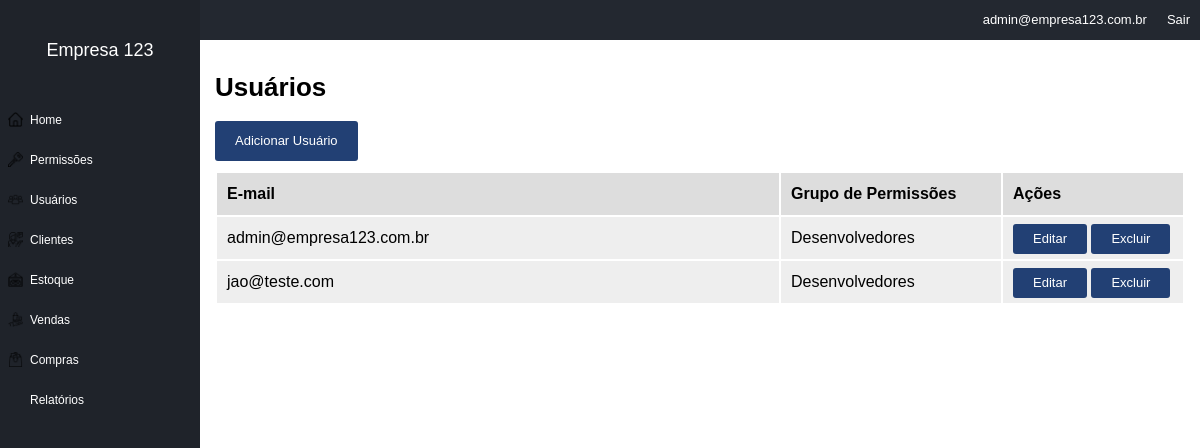
The app's page /users (signed in) with its own data.
### tables this page shows
CREATE TABLE IF NOT EXISTS `users` (
  `id` int(11) NOT NULL AUTO_INCREMENT,
  `id_company` int(11) NOT NULL,
  `email` varchar(50) NOT NULL,
  `password` varchar(32) NOT NULL,
  `id_group` int(11) NOT NULL DEFAULT 0,
  PRIMARY KEY (`id`)
);

CREATE TABLE IF NOT EXISTS `permission_groups` (
  `id` int(11) NOT NULL AUTO_INCREMENT,
  `id_company` int(11) NOT NULL,
  `name` varchar(50) NOT NULL,
  `params` varchar(200) NOT NULL,
  PRIMARY KEY (`id`)
);

### core/controller.php (called while the page is built, shortened)
<?php
class controller{
    public function loadTemplate($viewName, $viewData = array()){
        include 'views/template.php';
    }
    public function loadViewInTemplate($viewName, $viewData = array()){
        extract($viewData);
        include 'views/'.$viewName.'.php';
    }
}
?>

### core/core.php (called while the page is built, shortened)
<?php
class Core{
    public function run(){
        $url = explode("index.php",$_SERVER['PHP_SELF']);
        $url = end($url);
        $params = array();
      if (!empty($url)){
          $url = explode('/', $url);
          array_shift($url);
          array_shift($url);
          if (isset($url[0])){
              $currentAction = $url[0];
              array_shift($url);
          } else {
              $currentAction='index';
          }
      }else{
          $currentController = 'homeController';
          $currentAction= 'index';
      }
        require_once 'core/controller.php';
      $c =new $currentController();
      call_user_func_array(array($c, $currentAction),$params);
    }
}
?>

### index.php (called while the page is built, shortened)
<?php
require 'config.php';
$core = new Core();
$core -> run();
?>

### core/model.php (called while the page is built, shortened)
<?php
class model{
    public function __construct(){
        global $config;
        $this->db = new PDO("mysql:dbname=".$config['dbname'].';host='.$config['host'],$config['dbuser'],$config['dbpass']);
    }
}
?>

### config.php (called while the page is built, shortened)
<?php
$config = array();
if (ENVIRONMENT == "development"){
    $config['dbname'] = 'contaazul';
    $config['host']= 'localhost';
    $config['dbuser']= 'root';
    $config['dbpass']= '';
}else{
    $config['dbname'] = 'contaazul';
    $config['host']= 'localhost';
    $config['dbuser']= 'root';
    $config['dbpass']= '';
}

### models/Users.php (called while the page is built, shortened)
<?php
class Users extends model {
    private $userInfo;
    public function setLoggedUser(){
        if(isset($_SESSION['ccUser'] )&& !empty($_SESSION['ccUser'])){
           $id = $_SESSION['ccUser'];
           $sql = $this->db->prepare("SELECT * FROM users WHERE id = :id");
           $sql->bindValue(':id', $id);
           $sql->execute();
           if($sql->rowCount() > 0){
                $this->userInfo = $sql->fetch();
           }
        }
    }
    public function getCompany(){
        if(isset($this->userInfo['id_company'])){
             return $this->userInfo['id_company'];
        }else{
            return 0;
        }
    }
    public function getList($id_company){
        $array = array();
        $sql = $this->db->prepare("
            SELECT
                users.id,
                users.email,
                permission_groups.name
            FROM users
            LEFT JOIN permission_groups ON permission_groups.id = users.id_group
            WHERE
            users.id_company = :id_company
        ");
        $sql->bindValue(":id_company", $id_company);
        $sql->execute();
        if($sql->rowCount()>0){
            $array = $sql->fetchAll();
        }
        return $array;
    }
}
?>

### views/users.php (the view)
<h1>Usuários</h1>
<a href="<?=BASE_URL?>/users/add"><div class="button">Adicionar Usuário</div></a>
       <table border="0" width="100%">
            <tr>
                <th>E-mail</th>
                <th>Grupo de Permissões</th>
                <th>Ações</th>
            </tr>
       <?php foreach($users_list as $us):?>
            <tr>
                <td><?=$us['email'];?></td>
                <td width="200"><?=$us['name'];?></td>
                <td width="160">
                    <a href="<?php echo BASE_URL;?>/users/edit/<?= $us['id'];?>"><div class='button button_small'>Editar</div></a>
                    <a href="<?php echo BASE_URL;?>/users/delete/<?= $us['id'];?>" onclick="return confirm('Você esta prestes a excluir este usuário.')"><div class='button button_small'>Excluir</div></a>
                </td>
            </tr>
    <?php endforeach;?>
    </table>
    </div>

### assets/css/template.css (style rules this page uses)
body { margin:0; padding:0; font-size:13px; font-family: Arial; }
input[type=submit], button, .button { border:0px; background-color: #224074; color:#FFF; height:40px; line-height: 40px; border-radius:3px; padding-left: 20px; padding-right:20px; cursor:pointer; font-size: 13px; display:inline-block; }
.button_small { height:30px; line-height: 30px; }
table { margin-top:10px; }
table th { height:40px; line-height: 40px; background-color: #DDD; text-align: left; padding-left: 10px; padding-right: 10px; }
table td { height:40px; line-height: 40px; background-color: #EEE; text-align: left; padding-left:10px; padding-right:10px; }

### records on screen
users: email "admin@empresa123.com.br", permission_groups.name "Desenvolvedores"
users: email "jao@teste.com", permission_groups.name "Desenvolvedores"

### other values on screen
$viewData['company_name'] "Empresa 123"
$viewData['user_email'] "admin@empresa123.com.br"
